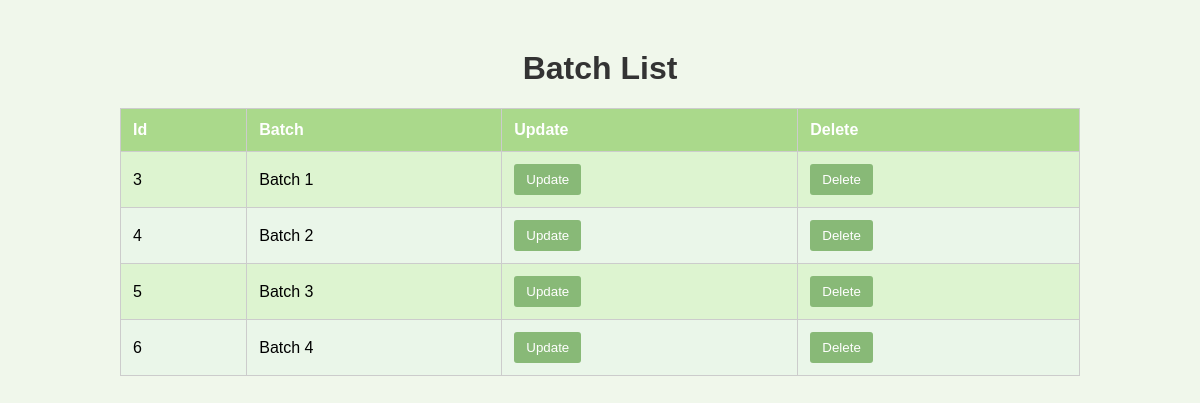
Screenshot of /viewbatch with the database file from the repository.
### adminapp/models.py (models this page shows, shortened)
class Batch(models.Model):
    batch=models.CharField(max_length=100)

### adminapp/views.py (the view)
# urls.py: path('viewbatch',ViewBatch.as_view(),name='view_batch'),
class ViewBatch(View):
    def get(self,request):
        batches=Batch.objects.all()
        return render(request,'batch/view_batch.html',{'batches':batches})

### templates/batch/view_batch.html (shortened to what this page needs)
<!DOCTYPE html>
<html lang="en">
<head>
</head>
<body>
    <h1>Batch List</h1>
    <table>
        <tr>
            <th>Id</th>
            <th>Batch</th>
            <th>Update</th>
            <th>Delete</th>
        </tr>
        {% for batch in batches %}
        <tr>
            <td>{{ batch.id }}</td>
            <td>{{ batch.batch }}</td>
            <td><a href="{% url 'update_batch' batch.id %}"><button>Update</button></a></td>
            <td><a href="{% url 'delete_batch' batch.id %}"><button>Delete</button></a></td>
        </tr>
        {% endfor %}
    </table>
</body>
</html>

### templates/batch/view_batch.html (style rules this page uses)
body { font-family: Arial, sans-serif; background-color: #f0f7eb; margin: 0; padding: 0; }
h1 { color: #333; text-align: center; margin-top: 50px; }
table { width: 80%; margin: 20px auto; border-collapse: collapse; }
th, td { padding: 12px; border: 1px solid #ccc; text-align: left; }
th { background-color: #aad98b; color: #fff; }
tr:nth-child(even) { background-color: #ddf4d0; }
tr:nth-child(odd) { background-color: #eaf6e9; }
a { text-decoration: none; }
button { padding: 8px 12px; background-color: #88b977; border: none; color: #fff; border-radius: 3px; cursor: pointer; transition: background-color 0.3s ease; }

### rows the page displays
Batch: id "3", batch "Batch 1"
Batch: id "4", batch "Batch 2"
Batch: id "5", batch "Batch 3"
Batch: id "6", batch "Batch 4"
